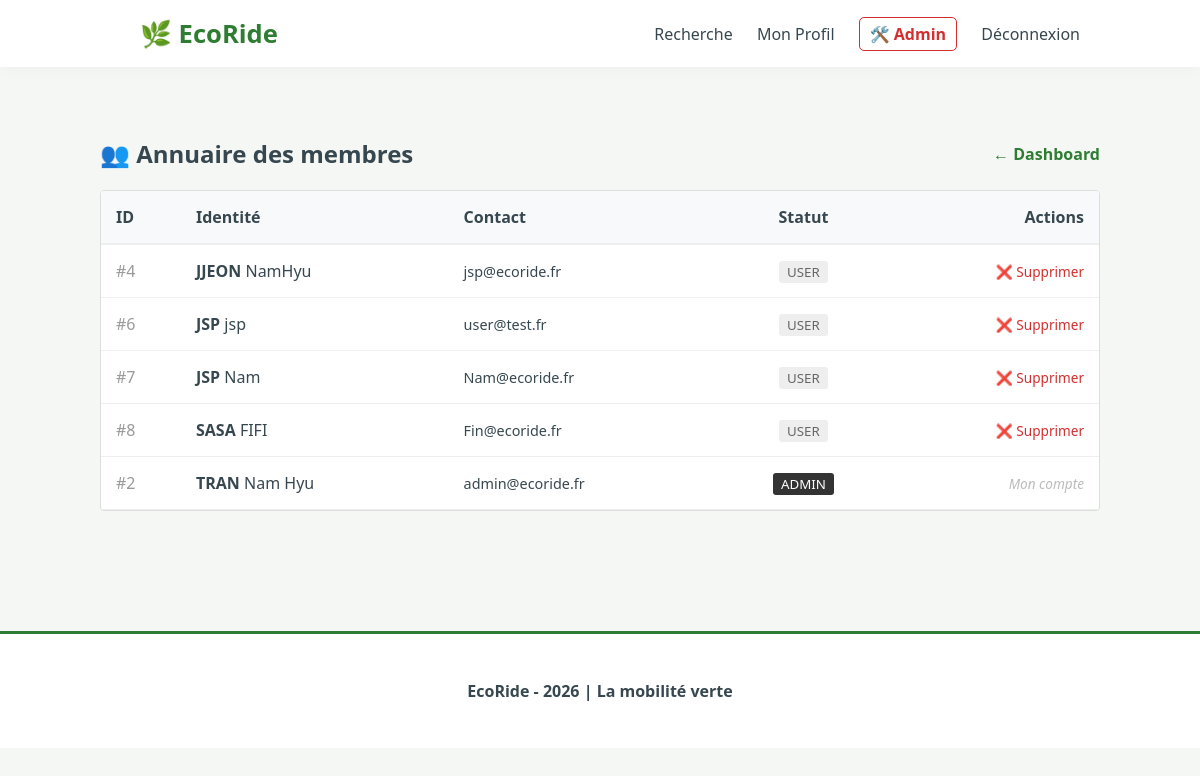
/admin_users.php (signed in), run on the app's committed database.
### tables this page shows
CREATE TABLE `utilisateurs` (
  `id` int(11) NOT NULL,
  `pseudo` varchar(50) NOT NULL,
  `email` varchar(100) NOT NULL,
  `mot_de_passe` varchar(255) NOT NULL,
  `Nom` varchar(50) NOT NULL,
  `Prenom` varchar(50) NOT NULL,
  `Role` varchar(100) NOT NULL,
  `credits` int(11) DEFAULT 20
);

### admin_users.php (the view, shortened to what this page needs)
<?php
require_once "Template.php";
$db = (new Database())->getConnection();
$sql = "SELECT id, nom, prenom, email, role FROM utilisateurs ORDER BY nom ASC";
$users = $db->query($sql)->fetchAll(PDO::FETCH_ASSOC);
?>
<main style="max-width: 1000px; margin: 30px auto; padding: 20px; font-family: 'Segoe UI', sans-serif;">
    <div style="display: flex; justify-content: space-between; align-items: center; margin-bottom: 20px;">
        <h2 style="margin: 0;">👥 Annuaire des membres</h2>
        <a href="admin.php" style="color: #2e7d32; text-decoration: none; font-weight: bold;">← Dashboard</a>
    </div>
    <div style="background: white; border: 1px solid #ddd; border-radius: 4px; overflow: hidden;">
        <table style="width: 100%; border-collapse: collapse;">
            <thead>
                <tr style="background: #f8f9fa; border-bottom: 2px solid #eee;">
                    <th style="padding: 15px; text-align: left; width: 50px;">ID</th>
                    <th style="padding: 15px; text-align: left;">Identité</th>
                    <th style="padding: 15px; text-align: left;">Contact</th>
                    <th style="padding: 15px; text-align: center;">Statut</th>
                    <th style="padding: 15px; text-align: right;">Actions</th>
                </tr>
            </thead>
            <tbody>
                <?php foreach ($users as $u): ?>
                <tr style="border-bottom: 1px solid #eee;">
                    <td style="padding: 15px; color: #999;">#<?= $u['id'] ?></td>
                    <td style="padding: 15px;">
                        <strong><?= htmlspecialchars(strtoupper($u['nom'])) ?></strong>
                        <?= htmlspecialchars($u['prenom']) ?>
                    </td>
                    <td style="padding: 15px; font-size: 0.9em;"><?= htmlspecialchars($u['email']) ?></td>
                    <td style="padding: 15px; text-align: center;">
                        <?php if ($u['role'] === 'admin'): ?>
                            <small style="background: #333; color: white; padding: 2px 8px; border-radius: 3px;">ADMIN</small>
                        <?php else: ?>
                            <small style="background: #eee; color: #666; padding: 2px 8px; border-radius: 3px;">USER</small>
                        <?php endif; ?>
                    </td>
                    <td style="padding: 15px; text-align: right;">
                        <?php if ($u['id'] != $_SESSION['user_id']): ?>
                            <a href="admin_delete_user.php?id=<?= $u['id'] ?>"
                               onclick="return confirm('Confirmer la suppression définitive de ce compte ?')"
                               style="color: #d32f2f; text-decoration: none; font-size: 0.85em;">
                               ❌ Supprimer
                            </a>
                        <?php else: ?>
                            <span style="color: #bbb; font-style: italic; font-size: 0.85em;">Mon compte</span>
                        <?php endif; ?>
                    </td>
                </tr>
                <?php endforeach; ?>
            </tbody>
        </table>
    </div>
</main>

### Template.php (style rules this page uses)
:root { --eco-green: #2E7D32; --wood-brown: #6D4C41; --soft-bg: #f4f7f4; --dark-text: #37474F; --card-shadow: 0 4px 20px rgba(0,0,0,0.05); }
body { font-family: 'Segoe UI', Tahoma, Geneva, Verdana, sans-serif; background-color: var(--soft-bg); color: var(--dark-text); margin: 0; padding: 0; }

### data on the page
utilisateurs: id "4", Nom "JJEON", Prenom "NamHyu", email "jsp@ecoride.fr", Role "USER"
utilisateurs: id "6", Nom "JSP", Prenom "jsp", email "user@test.fr", Role "USER"
utilisateurs: id "7", Nom "JSP", Prenom "Nam", email "Nam@ecoride.fr", Role "USER"
utilisateurs: id "8", Nom "SASA", Prenom "FIFI", email "Fin@ecoride.fr", Role "USER"
utilisateurs: id "2", Nom "TRAN", Prenom "Nam Hyu", email "admin@ecoride.fr", Role "ADMIN", shows "Mon compte"
